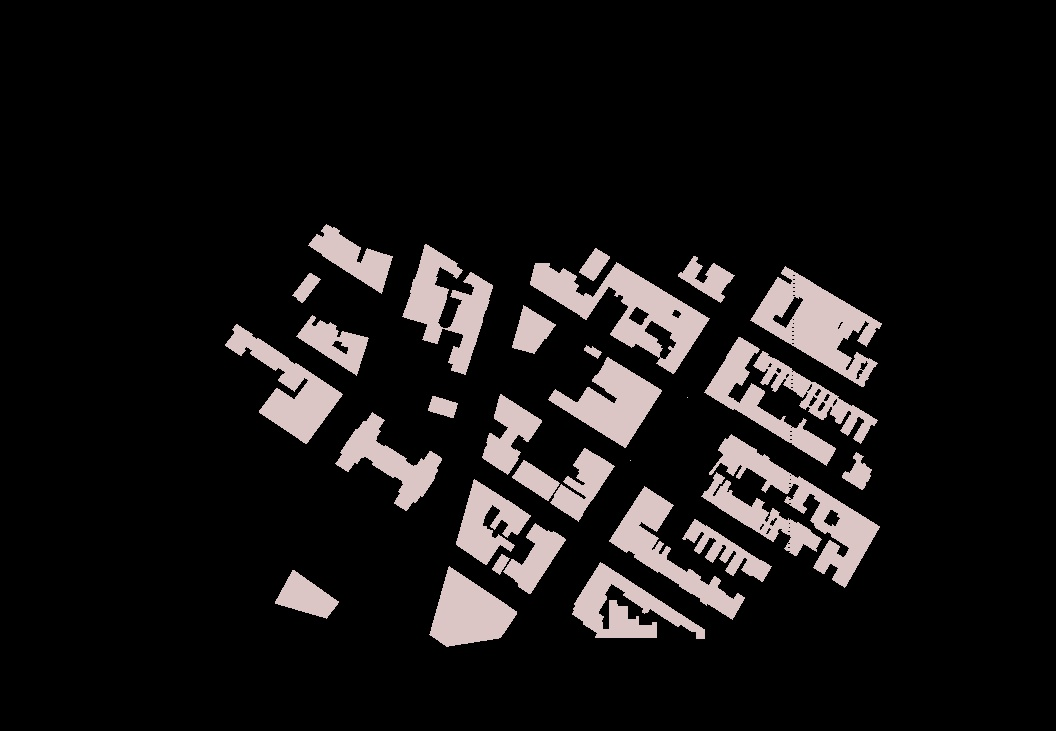
#> input picture data/onlyBuilding.jpg, 1056 x 731 px, found by its file name
$ python opencvPrac.py   (older library calls are emulated)
#> lines starting #> are read from the running program, lines starting #| are printed output that depends on the picture; after the words box and inside, x2 and y2 are one past the last pixel; in counts of white or black regions, pixels touching at a corner belong together
# your code goes here

import cv2
import numpy as np
from matplotlib import pyplot as plt
import os
import math

def prImg(img, frameName = 'img', time = 0):
    cv2.imshow(frameName, img)
    return cv2.waitKey(time)

# [26 lines left out: function drawOpenCVSymbol, not called in this run]

def ims(img):
    cv2.imshow("img", img)
    cv2.waitKey(0)

# [26 lines left out: function draw_circle, not called in this run]

def nothing(x):
    pass

# [156 lines left out: functions mouseAsPaintBrush, trackbarAsColorPalette, arithOps, giveHSV, adapThresh, changingColorspaces and 1 more, not called in this run]

getPoints.count = 0

# [101 lines left out: functions geoTransfOfImgs, imgThresh, smoothingImages, morphTrans, imgGrads, canny, not called in this run]

def canny2():
    #cv2.namedWindow('img')
    #print("SSSSSSSSSSSSSSSS")
    cv2.namedWindow('origImg')
    imgOrig = cv2.imread('/media/akhil/Code/SIH/GS-PS/presentationThings/finalPresentation/onlyBuilding.jpg')
#> imgOrig is the input picture: shape (731, 1056, 3); mean B, G, R 21.1, 21.1, 23.4
    imgOrig = cv2.resize(imgOrig, (500, 500))
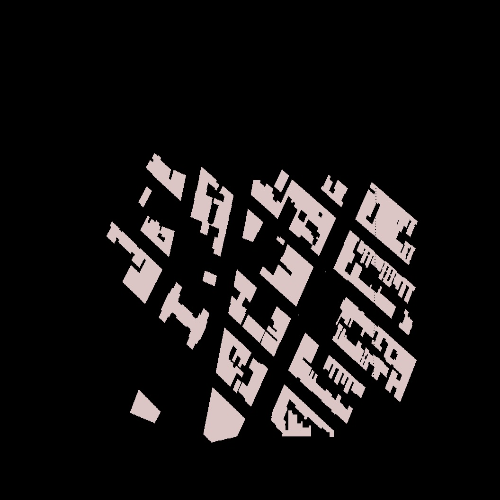
#> imgOrig: shape (500, 500, 3); mean B, G, R 21.1, 21.1, 23.4
    img = cv2.cvtColor(imgOrig, cv2.COLOR_RGB2GRAY)
    prImg(img, 'origImg', time=0)
#> (key q is pressed here)
    edges = cv2.Canny(img, 100, 200)
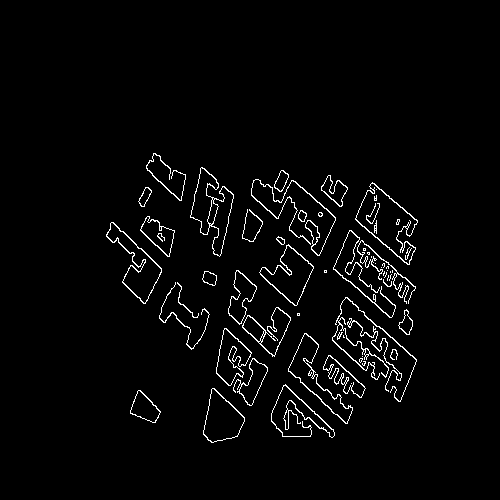
#> edges: shape (500, 500); 2.7% white in thin lines or dots, all inside (x1, y1, x2, y2) = (106, 153, 418, 443)
    canny = cv2.Canny(img, 40, 500)
    #prImg(canny)
    #print("SSSSSS")
    im2, contours, hierarchy = cv2.findContours(canny, cv2.RETR_TREE, cv2.CHAIN_APPROX_SIMPLE)
#> contours = 118 contours, 65 with area under 20; largest, box (x1, y1, x2, y2) and area: (355, 182, 418, 265) 2404, (355, 183, 418, 265) 2276, (190, 167, 234, 257) 1796, (106, 222, 162, 304) 1580, (259, 244, 314, 306) 1524
    points = []
    catchmentArea = 0
    #print(contours)
    for c in contours:
        # calculate moments for each contour
        M = cv2.moments(c)

        # calculate x,y coordinate of center
        if M["m00"] != 0:
            cX = int(M["m10"] / M["m00"])
            cY = int(M["m01"] / M["m00"])
            points.append([cX, cY])
        else:
            cX, cY = 0, 0
        catchmentArea += cv2.contourArea(c)
        cv2.circle(imgOrig, (cX, cY), 3, (0, 0, 0), -1)
#> this loop made 118 passes
#> (c, cX, cY, catchmentArea) on passes 12, 20, 22, 25, 27, 56, 60: ([[362, 356]], 0, 0, 5232.5), ([[331, 365], [332, 364], [333, 365], [332, 366]], 332, 365, 5892.5), ([[351, 383]], 0, 0, 6442), ([[311, 377], [312, 376], [313, 377], [312, 378]], 312, 377, 7970), ([[308, 374], [309, 373], [310, 374], [309, 375]], 309, 374, 7976), ([[390, 271], [390, 272]], 0, 0, 12811.5), ([[392, 270], [392, 272]], 0, 0, 13089)
#> (cX, cY, catchmentArea) on passes 1 to 6: (144, 407, 543.5), (144, 407, 1060.5), (221, 418, 2440.5), (221, 419, 3784.5), (296, 415, 3940.5), (286, 419, 4001)
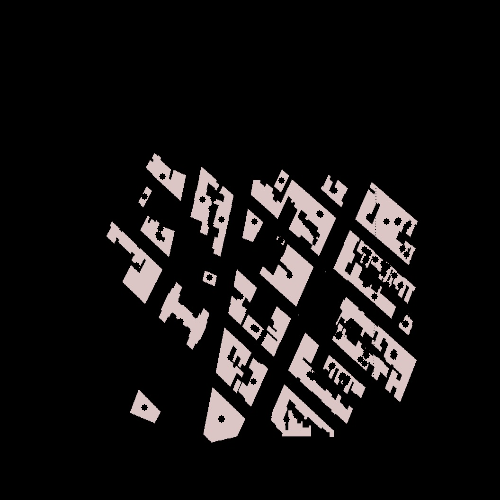
#> imgOrig: shape (500, 500, 3); 0.86% of pixels changed, all inside (x1, y1, x2, y2) = (133, 173, 412, 423)
#> after the loop, catchmentArea = 32365.5; points = 109 pairs, first value 136 to 408, second value 176 to 419
        #cv2.putText(imgOrig, "", (cX - 25, cY - 25), cv2.FONT_HERSHEY_SIMPLEX, 0.5, (255, 255, 255), 2)

        # display the image
    #print("SSSSSSSSSSSS")
    cv2.imshow("Image", img)
    # [4 lines of commented-out code are left out]
    cv2.imshow("Image", imgOrig)
    cv2.imwrite("imageWithClusters.png", imgOrig)
    cv2.waitKey(0)
    print("catchmentArea : " + str(catchmentArea))
#| catchmentArea : 32365.5
    return (points, catchmentArea)

# [151 lines left out: functions cannyAndContours, imgPyrs, contours1, contours3, contours2, not called in this run]

if __name__ == '__main__':
    # [16 lines of commented-out code are left out]
    canny2()
    #cannyAndContours()
